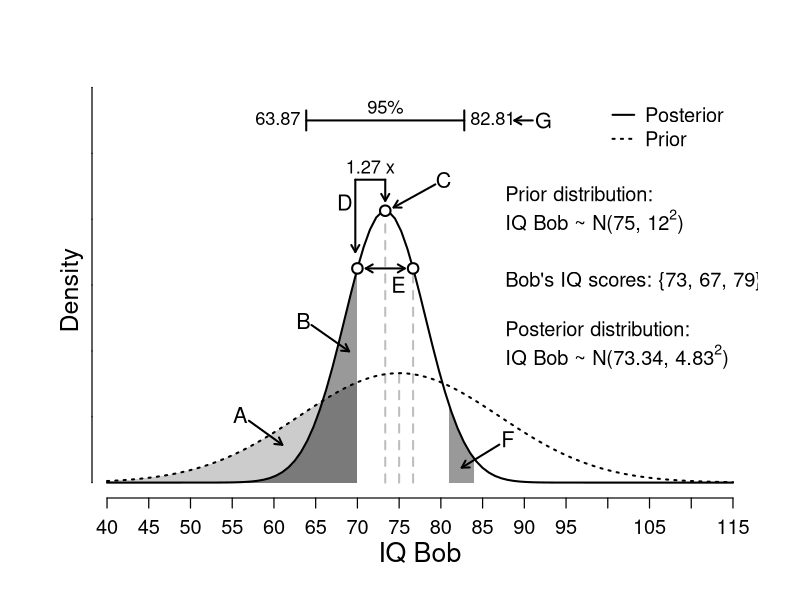

Generate this figure with R:
### prior & posterior parameters
mean.prior <- 75
sd.prior <- 12
mean.posterior <- 73.33644
sd.posterior <- 4.831067

### plot settings
xlim <- c(40, 115)
ylim <- c(0, 0.117)
lwd <- 2
lwd.points <- 2
lwd.axis <- 1.2
cex.points <- 1.4
cex.axis <- 1.2
cex.text <- 1.1
cex.labels <- 1.3
cexLegend <- 1.2

op <- par(mar = c(5.1, 4.1, 4.1, 2.1))

### create empty canvas
plot(1, xlim = xlim, ylim = ylim, axes = FALSE, xlab = "", ylab = "")

### shade prior area < 70
greycol1 <- rgb(0, 0, 0, alpha = 0.2)
greycol2 <- rgb(0, 0, 0, alpha = 0.4)

polPrior <- seq(xlim[1], 70, length.out = 400)
xx <- c(polPrior, polPrior[length(polPrior)], polPrior[1])
yy <- c(dnorm(polPrior, mean.prior, sd.prior), 0, 0)
polygon(xx, yy, col = greycol1, border = NA)

### shade posterior area < 70
polPosterior <- seq(xlim[1], 70, length.out = 400)
xx <- c(polPosterior, polPosterior[length(polPosterior)], polPosterior[1])
yy <- c(dnorm(polPosterior, mean.posterior, sd.posterior), 0, 0)
polygon(xx, yy, col = greycol2, border = NA)

### shade posterior area on interval (81, 84)
polPosterior2 <- seq(81, 84, length.out = 400)
xx <- c(polPosterior2, polPosterior2[length(polPosterior2)], polPosterior2[1])
yy <- c(dnorm(polPosterior2, mean.posterior, sd.posterior), 0, 0)
polygon(xx, yy, col = greycol2, border = NA)

### grey dashed lines to prior mean, posterior mean and posterior at 77
lines(rep(mean.prior, 2), c(0, dnorm(mean.prior, mean.prior, sd.prior)), lty = 2, col = "grey", 
    lwd = lwd)
lines(rep(mean.posterior, 2), c(0, dnorm(mean.posterior, mean.posterior, sd.posterior)), 
    lty = 2, col = "grey", lwd = lwd)
lines(rep(mean.posterior + (mean.posterior - 70), 2), c(0, dnorm(mean.posterior + (mean.posterior - 
    70), mean.posterior, sd.posterior)), lty = 2, col = "grey", lwd = lwd)

### axes
axis(1, at = seq(xlim[1], xlim[2], 5), cex.axis = cex.axis, lwd = lwd.axis)
axis(2, labels = FALSE, tck = 0, lwd = lwd.axis, line = -0.5)

### axes labels
mtext("IQ Bob", side = 1, cex = 1.6, line = 2.4)
mtext("Density", side = 2, cex = 1.5, line = 0)

### plot prior and posterior

# prior
plot(function(x) dnorm(x, mean.prior, sd.prior), xlim = xlim, ylim = ylim, xlab = "", 
    ylab = "", lwd = lwd, lty = 3, add = TRUE)

# posterior
plot(function(x) dnorm(x, mean.posterior, sd.posterior), xlim = xlim, ylim = ylim, add = TRUE, 
    lwd = lwd)

### add points

# posterior density at 70
points(70, dnorm(70, mean.posterior, sd.posterior), pch = 21, bg = "white", cex = cex.points, 
    lwd = lwd.points)

# posterior density at 76.67
points(mean.posterior + (mean.posterior - 70), dnorm(mean.posterior + (mean.posterior - 
    70), mean.posterior, sd.posterior), pch = 21, bg = "white", cex = cex.points, lwd = lwd.points)

# maximum a posteriori value
points(mean.posterior, dnorm(mean.posterior, mean.posterior, sd.posterior), pch = 21, 
    bg = "white", cex = cex.points, lwd = lwd.points)

### credible interval
CIlow <- qnorm(0.025, mean.posterior, sd.posterior)
CIhigh <- qnorm(0.975, mean.posterior, sd.posterior)
yCI <- 0.11

arrows(CIlow, yCI, CIhigh, yCI, angle = 90, code = 3, length = 0.1, lwd = lwd)
text(mean.posterior, yCI + 0.0042, labels = "95%", cex = cex.text)
text(CIlow, yCI, labels = paste(round(CIlow, 2)), cex = cex.text, pos = 2, offset = 0.3)
text(CIhigh, yCI, labels = paste(round(CIhigh, 2)), cex = cex.text, pos = 4, offset = 0.3)

### legend
legendPosition <- 115
legend(legendPosition, ylim[2] + 0.002, legend = c("Posterior", "Prior"), lty = c(1, 
    3), bty = "n", lwd = c(lwd, lwd), cex = cexLegend, xjust = 1, yjust = 1, x.intersp = 0.6, 
    seg.len = 1.2)

### draw labels

# A
arrows(x0 = 57, x1 = 61, y0 = dnorm(62, mean.prior, sd.prior) + 0.0003, y1 = dnorm(62, 
    mean.prior, sd.prior) - 0.007, length = c(0.08, 0.08), lwd = lwd, code = 2)
text(55.94, dnorm(5, mean.prior, sd.prior) + 0.0205, labels = "A", cex = cex.labels)

# B
arrows(x0 = 64.5, x1 = 69, y0 = dnorm(68, mean.posterior, sd.posterior) + 0.003, y1 = dnorm(68, 
    mean.posterior, sd.posterior) - 0.005, length = c(0.08, 0.08), lwd = lwd, code = 2)
text(63.5, dnorm(68, mean.posterior, sd.posterior) + 0.0042, labels = "B", cex = cex.labels)

# C
arrows(x0 = mean.posterior + 1, x1 = mean.posterior + 6, y0 = dnorm(mean.posterior, mean.posterior, 
    sd.posterior) + 0.001, y1 = dnorm(mean.posterior, mean.posterior, sd.posterior) + 
    0.008, length = c(0.08, 0.08), lwd = lwd, code = 1)
text(mean.posterior + 7, dnorm(mean.posterior, mean.posterior, sd.posterior) + 0.0093, 
    labels = "C", cex = cex.labels)

# D
arrows(x0 = 70 - 0.25, x1 = 70 - 0.25, y0 = dnorm(70, mean.posterior, sd.posterior) + 
    0.005, y1 = 0.092, length = c(0.08, 0.08), lwd = lwd, code = 1)
lines(c(70 - 0.25, mean.posterior), rep(0.092, 2), lwd = lwd)
arrows(x0 = mean.posterior, x1 = mean.posterior, y0 = 0.092, y1 = dnorm(mean.posterior, 
    mean.posterior, sd.posterior) + 0.003, length = c(0.08, 0.08), lwd = lwd, code = 2)
ratio <- dnorm(mean.posterior, mean.posterior, sd.posterior)/dnorm(70, mean.posterior, 
    sd.posterior)
text(mean(c(70 - 0.255, mean.posterior)), 0.096, labels = paste(round(ratio, 2), "x"), 
    cex = cex.text)
text(70 - 1.5, dnorm(70, mean.posterior, sd.posterior) + 0.02, labels = "D", cex = cex.labels)

# E
arrows(x0 = 70 + 1, x1 = mean.posterior + (mean.posterior - 70) - 1, y0 = dnorm(70, mean.posterior, 
    sd.posterior), y1 = dnorm(mean.posterior + (mean.posterior - 70), mean.posterior, 
    sd.posterior), length = c(0.08, 0.08), lwd = lwd, code = 3)
text(74.9, dnorm(mean.posterior + (mean.posterior - 70), mean.posterior, sd.posterior) - 
    0.005, labels = "E", cex = cex.labels)

# F
arrows(x0 = 82.5, x1 = 87, y0 = dnorm(82, mean.posterior, sd.posterior) - 0.012, y1 = dnorm(82, 
    mean.posterior, sd.posterior) - 0.005, length = c(0.08, 0.08), lwd = lwd, code = 1)
text(88, dnorm(82, mean.posterior, sd.posterior) - 0.0034, labels = "F", cex = cex.labels)

# G
arrows(x0 = CIhigh + 6, x1 = CIhigh + 8.2, y0 = yCI, y1 = yCI, length = c(0.08, 0.08), 
    lwd = lwd, code = 1)
text(CIhigh + 9.5, yCI, labels = "G", cex = cex.labels)

### additional information
scores <- "Bob's IQ scores: {73, 67, 79}"
priorText1 <- "Prior distribution:"
priorText2 <- expression(paste("IQ Bob ~ N(", 75, ", ", 12^2, ")"))
posteriorText1 <- "Posterior distribution:"
posteriorText2 <- expression(paste("IQ Bob ~ N(", 73.34, ", ", 4.83^2, ")"))

xx <- 87
yCI2 <- 0.12

text(xx, yCI2 - 0.033, labels = priorText1, cex = cexLegend, pos = 4, offset = 0.3)
text(xx, yCI2 - 0.042, labels = priorText2, cex = cexLegend, pos = 4, offset = 0.3)
text(xx, yCI2 - 0.059, labels = scores, cex = cexLegend, pos = 4, offset = 0.3)
text(xx, yCI2 - 0.074, labels = posteriorText1, cex = cexLegend, pos = 4, offset = 0.3)
text(xx, yCI2 - 0.083, labels = posteriorText2, cex = cexLegend, pos = 4, offset = 0.3)

par(op)